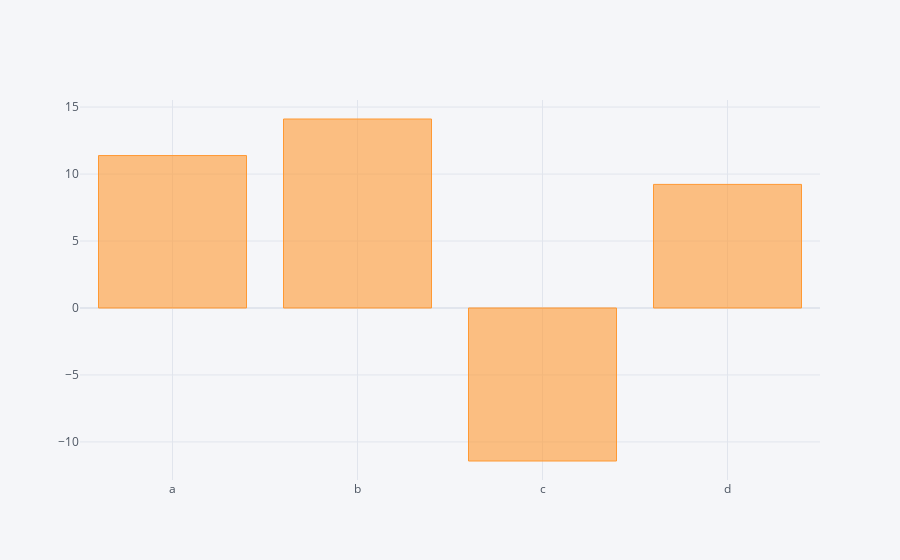

Notebook code cell kept with this figure:
### Code cell
#crea un diagrama de barras con la suma de cada columna
dataframe.sum().iplot(kind='bar')

### Figure 1 — Plotly figure (JSON) as saved in the notebook; plotly's stock layout.template omitted (floating-point values rounded to 4 significant figures)
{"data": [{"marker": {"color": "rgba(255, 153, 51, 0.6)", "line": {"color": "rgba(255, 153, 51, 1.0)", "width": 1}}, "name": "None", "orientation": "v", "text": "", "type": "bar", "x": ["a", "b", "c", "d"], "y": [11.38, 14.11, -11.42, 9.227]}], "layout": {"autosize": true, "legend": {"bgcolor": "#F5F6F9", "font": {"color": "#4D5663"}}, "paper_bgcolor": "#F5F6F9", "plot_bgcolor": "#F5F6F9", "title": {"font": {"color": "#4D5663"}}, "xaxis": {"autorange": true, "gridcolor": "#E1E5ED", "range": [-0.5, 3.5], "showgrid": true, "tickfont": {"color": "#4D5663"}, "title": {"font": {"color": "#4D5663"}, "text": ""}, "type": "category", "zerolinecolor": "#E1E5ED"}, "yaxis": {"autorange": true, "gridcolor": "#E1E5ED", "range": [-12.84, 15.53], "showgrid": true, "tickfont": {"color": "#4D5663"}, "title": {"font": {"color": "#4D5663"}, "text": ""}, "type": "linear", "zerolinecolor": "#E1E5ED"}}}
